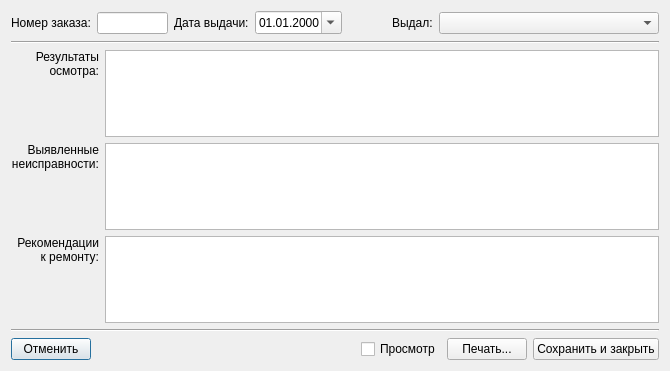
<?xml version="1.0" encoding="UTF-8"?>
<ui version="4.0">
 <class>GiveOrderDiag</class>
 <widget class="QDialog" name="GiveOrderDiag">
  <property name="geometry">
   <rect>
    <x>0</x>
    <y>0</y>
    <width>670</width>
    <height>371</height>
   </rect>
  </property>
  <property name="windowTitle">
   <string>Выдача с отчётом диагностики</string>
  </property>
  <property name="windowIcon">
   <iconset resource="Icons.qrc">
    <normaloff>:/icons/icons/report_magnify_go.png</normaloff>:/icons/icons/report_magnify_go.png</iconset>
  </property>
  <layout class="QFormLayout" name="formLayout">
   <property name="labelAlignment">
    <set>Qt::AlignRight|Qt::AlignTrailing|Qt::AlignVCenter</set>
   </property>
   <item row="0" column="0" colspan="2">
    <layout class="QHBoxLayout" name="horizontalLayout_3">
     <item>
      <widget class="QLabel" name="label">
       <property name="text">
        <string>Номер заказа:</string>
       </property>
      </widget>
     </item>
     <item>
      <widget class="QLineEdit" name="eOrderID">
       <property name="minimumSize">
        <size>
         <width>71</width>
         <height>0</height>
        </size>
       </property>
       <property name="maximumSize">
        <size>
         <width>71</width>
         <height>16777215</height>
        </size>
       </property>
      </widget>
     </item>
     <item>
      <widget class="QLabel" name="label_4">
       <property name="text">
        <string>Дата выдачи:</string>
       </property>
      </widget>
     </item>
     <item>
      <widget class="QDateEdit" name="eDate">
       <property name="maximumSize">
        <size>
         <width>100</width>
         <height>16777215</height>
        </size>
       </property>
       <property name="displayFormat">
        <string>dd.MM.yyyy</string>
       </property>
       <property name="calendarPopup">
        <bool>true</bool>
       </property>
      </widget>
     </item>
     <item>
      <spacer name="horizontalSpacer_2">
       <property name="orientation">
        <enum>Qt::Horizontal</enum>
       </property>
       <property name="sizeHint" stdset="0">
        <size>
         <width>13</width>
         <height>24</height>
        </size>
       </property>
      </spacer>
     </item>
     <item>
      <widget class="QLabel" name="label_2">
       <property name="text">
        <string>Выдал:</string>
       </property>
      </widget>
     </item>
     <item>
      <widget class="QComboBox" name="eGiver">
       <property name="sizePolicy">
        <sizepolicy hsizetype="Expanding" vsizetype="Fixed">
         <horstretch>0</horstretch>
         <verstretch>0</verstretch>
        </sizepolicy>
       </property>
       <property name="minimumSize">
        <size>
         <width>220</width>
         <height>0</height>
        </size>
       </property>
       <property name="maximumSize">
        <size>
         <width>250</width>
         <height>16777215</height>
        </size>
       </property>
      </widget>
     </item>
    </layout>
   </item>
   <item row="1" column="0" colspan="2">
    <widget class="Line" name="line">
     <property name="orientation">
      <enum>Qt::Horizontal</enum>
     </property>
    </widget>
   </item>
   <item row="2" column="0">
    <widget class="QLabel" name="label_6">
     <property name="text">
      <string>Результаты
осмотра:</string>
     </property>
     <property name="alignment">
      <set>Qt::AlignRight|Qt::AlignTop|Qt::AlignTrailing</set>
     </property>
    </widget>
   </item>
   <item row="2" column="1">
    <widget class="QPlainTextEdit" name="eInspect">
     <property name="documentTitle">
      <string/>
     </property>
    </widget>
   </item>
   <item row="3" column="0">
    <widget class="QLabel" name="label_5">
     <property name="text">
      <string>Выявленные
неисправности:</string>
     </property>
     <property name="alignment">
      <set>Qt::AlignRight|Qt::AlignTop|Qt::AlignTrailing</set>
     </property>
    </widget>
   </item>
   <item row="3" column="1">
    <widget class="QPlainTextEdit" name="eDefects"/>
   </item>
   <item row="4" column="0">
    <widget class="QLabel" name="label_7">
     <property name="text">
      <string>Рекомендации
к ремонту:</string>
     </property>
     <property name="alignment">
      <set>Qt::AlignRight|Qt::AlignTop|Qt::AlignTrailing</set>
     </property>
    </widget>
   </item>
   <item row="4" column="1">
    <widget class="QPlainTextEdit" name="eRecomm"/>
   </item>
   <item row="5" column="0" colspan="2">
    <widget class="Line" name="line_2">
     <property name="orientation">
      <enum>Qt::Horizontal</enum>
     </property>
    </widget>
   </item>
   <item row="6" column="0" colspan="2">
    <layout class="QHBoxLayout" name="horizontalLayout">
     <item>
      <widget class="QPushButton" name="bCancel">
       <property name="text">
        <string>Отменить</string>
       </property>
       <property name="icon">
        <iconset>
         <normalon>:/icons/icons/door_out.png</normalon>
        </iconset>
       </property>
      </widget>
     </item>
     <item>
      <spacer name="horizontalSpacer">
       <property name="orientation">
        <enum>Qt::Horizontal</enum>
       </property>
       <property name="sizeHint" stdset="0">
        <size>
         <width>40</width>
         <height>20</height>
        </size>
       </property>
      </spacer>
     </item>
     <item>
      <widget class="QCheckBox" name="cPreview">
       <property name="layoutDirection">
        <enum>Qt::LeftToRight</enum>
       </property>
       <property name="text">
        <string>Просмотр</string>
       </property>
       <property name="tristate">
        <bool>false</bool>
       </property>
      </widget>
     </item>
     <item>
      <widget class="QPushButton" name="bPrint">
       <property name="text">
        <string>Печать...</string>
       </property>
       <property name="icon">
        <iconset>
         <normalon>:/icons/icons/printer.png</normalon>
        </iconset>
       </property>
      </widget>
     </item>
     <item>
      <widget class="QPushButton" name="bSave">
       <property name="text">
        <string>Сохранить и закрыть</string>
       </property>
       <property name="icon">
        <iconset>
         <normalon>:/icons/icons/page_save.png</normalon>
        </iconset>
       </property>
      </widget>
     </item>
    </layout>
   </item>
  </layout>
 </widget>
 <tabstops>
  <tabstop>eOrderID</tabstop>
  <tabstop>eDate</tabstop>
  <tabstop>eGiver</tabstop>
  <tabstop>eInspect</tabstop>
  <tabstop>eDefects</tabstop>
  <tabstop>eRecomm</tabstop>
  <tabstop>bPrint</tabstop>
  <tabstop>bSave</tabstop>
  <tabstop>bCancel</tabstop>
  <tabstop>cPreview</tabstop>
 </tabstops>
 <resources>
  <include location="Icons.qrc"/>
 </resources>
 <connections/>
</ui>
